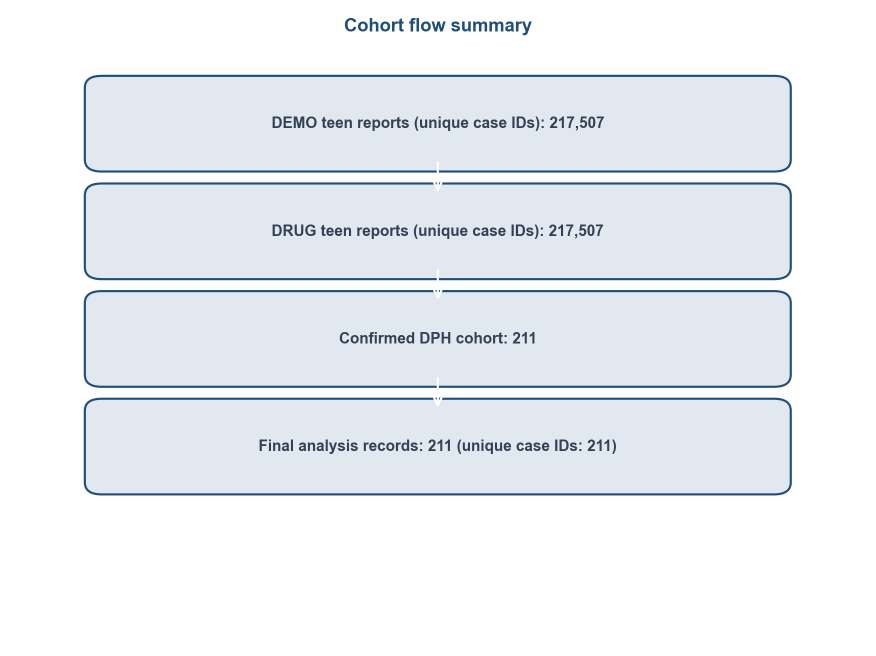
#> input picture 07_poster/poster_figures/final/cohort_flow.png, 1751 x 1311 px (shown at 1/2 size)
$ python build_poster_figures.py
#> lines starting #> are read from the running program, lines starting #| are printed output that depends on the picture; after the words box and inside, x2 and y2 are one past the last pixel; in counts of white or black regions, pixels touching at a corner belong together
"""Build a poster-ready figure pack.

Outputs:
- Curated high-value analytical figures copied from 06_analysis/figures
- Conceptual diagram 1: pharmacology mechanism schematic
- Conceptual diagram 2: clinical triage workflow
- Conceptual diagram 3: visual abstract of cohort filtering
- Manifest files that separate poster figures from appendix diagnostics
"""

from __future__ import annotations

from pathlib import Path
import csv
import shutil

import matplotlib.pyplot as plt
from matplotlib.patches import Circle, FancyArrowPatch, FancyBboxPatch, Rectangle, Polygon
from matplotlib.gridspec import GridSpec
import numpy as np


ROOT = Path(__file__).resolve().parents[1]
FIG_DIR = ROOT / "06_analysis" / "figures"
POSTER_DIR = ROOT / "07_poster" / "poster_figures"
APPENDIX_DIR = POSTER_DIR / "diagnostics"
FINAL_DIR = POSTER_DIR / "final"
DOCS_DIR = POSTER_DIR / "docs"

COLORS = {
    "blue": "#1f4e79",
    "teal": "#1f7a8c",
    "orange": "#f59e0b",
    "red": "#b91c1c",
    "slate": "#334155",
    "bg": "#f8fafc",
    "mint": "#a8e6c8",
    "sky": "#c7d7ea",
    "sand": "#f3dd86",
    "gray": "#6b7280",
}


KEEP_FIGURES = [
    "cohort_flow.png",
    "acb_vs_severity.png",
    "roc_dual.png",
    "calibration_curve_cv.png",
    "sex_stratified_acb_violin.png",
    "drug_cooccurrence_network.png",
    "shap_beeswarm.png",
    "cardiac_risk_roc.png",
    "logistic_odds_ratios.png",
    "acb_by_age_group.png",
]

APPENDIX_FIGURES = [
    "age_histogram.png",
    "age_qq_plot.png",
    "acb_with_dph_histogram.png",
    "acb_with_dph_qq_plot.png",
    "acb_codrugs_only_histogram.png",
    "acb_codrugs_only_qq_plot.png",
    "codrug_count_histogram.png",
    "codrug_count_qq_plot.png",
    "severity_histogram.png",
    "severity_qq_plot.png",
    "overview_dashboard.png",
]


def setup_dirs() -> None:
    POSTER_DIR.mkdir(parents=True, exist_ok=True)
    APPENDIX_DIR.mkdir(parents=True, exist_ok=True)
    FINAL_DIR.mkdir(parents=True, exist_ok=True)
    DOCS_DIR.mkdir(parents=True, exist_ok=True)


def clean_legacy_root_files() -> None:
    """Remove previously generated root-level files so folder root stays tidy."""
    legacy_files = [
        *KEEP_FIGURES,
        "mechanism_schematic.png",
        "clinical_triage_workflow.png",
        "visual_abstract.png",
        "drug_cooccurrence_network_poster.png",
        "shap_beeswarm_poster.png",
        "cardiac_risk_roc_poster.png",
        "logistic_odds_ratios_poster.png",
        "poster_layout_blueprint.png",
        "poster_figure_manifest.csv",
        "poster_keep_list.txt",
        "layout_blueprint.png",
        "figure_manifest.csv",
        "selected_files.txt",
    ]
    for name in legacy_files:
        p = POSTER_DIR / name
        if p.exists() and p.is_file():
            p.unlink()

    # Remove legacy docs filenames from prior naming conventions.
    legacy_doc_files = [
        "poster_figure_manifest.csv",
        "poster_keep_list.txt",
        "poster_layout_blueprint.png",
    ]
    for name in legacy_doc_files:
        p = DOCS_DIR / name
        if p.exists() and p.is_file():
            p.unlink()


def copy_curated_figures() -> list[tuple[str, str, str, str]]:
    rows: list[tuple[str, str, str, str]] = []

    for name in KEEP_FIGURES:
        src = FIG_DIR / name
        dst = FINAL_DIR / name
        if src.exists():
            shutil.copy2(src, dst)
            rows.append((f"final/{name}", "analysis_core", str(src.relative_to(ROOT)), "Poster all-star (unannotated)"))

    for name in APPENDIX_FIGURES:
        src = FIG_DIR / name
        dst = APPENDIX_DIR / name
        if src.exists():
            shutil.copy2(src, dst)
            rows.append((f"diagnostics/{name}", "appendix_only", str(src.relative_to(ROOT)), "Diagnostic/manuscript appendix"))

    return rows


def polish_final_figure(path: Path) -> None:
    """Re-export each final image with consistent white margins and poster-friendly scale."""
    if not path.exists():
        return

    img = plt.imread(path)
    if img.ndim < 2:
        return

    # Trim existing large whitespace so we can reapply a balanced margin.
    img = trim_background(img, tolerance=0.015, pad=6)

    h, w = img.shape[:2]
    if h <= 0 or w <= 0:
        return

    aspect = w / h
    max_w, max_h = 12.0, 7.5
    plot_w = max_w
    plot_h = plot_w / aspect
    if plot_h > max_h:
        plot_h = max_h
        plot_w = plot_h * aspect

    fig = plt.figure(figsize=(plot_w + 0.9, plot_h + 0.9), facecolor="white")
    # Keep a balanced margin so figures are neither cramped nor floating.
    ax = fig.add_axes([0.06, 0.06, 0.88, 0.88])
    ax.imshow(img)
    ax.axis("off")
    fig.savefig(path, dpi=320, bbox_inches="tight", pad_inches=0.12, facecolor="white")
    plt.close(fig)


def trim_background(img: np.ndarray, tolerance: float = 0.03, pad: int = 10) -> np.ndarray:
    """Trim large blank margins using the top-left pixel as background reference."""
    if img.ndim < 2:
        return img
    rgb = img[:, :, :3] if img.ndim == 3 else img
    bg = rgb[0, 0]
    diff = np.max(np.abs(rgb - bg), axis=2)
    mask = diff > tolerance
    if not np.any(mask):
        return img

    ys, xs = np.where(mask)
    y0, y1 = max(0, ys.min() - pad), min(img.shape[0], ys.max() + pad + 1)
    x0, x1 = max(0, xs.min() - pad), min(img.shape[1], xs.max() + pad + 1)
    return img[y0:y1, x0:x1]


# [177 lines left out: functions draw_mechanism_schematic, draw_triage_workflow, draw_visual_abstract, write_manifest, build_layout_blueprint, not called in this run]


def main() -> None:
    # Stage 1: ensure target directories exist and clear legacy clutter.
    setup_dirs()
    clean_legacy_root_files()
    # Remove old folder names from prior conventions.
    for old_dir_name in ["with_title", "without_title", "conceptual", "appendix_diagnostics", "annotated", "base", "concepts"]:
        old_dir = POSTER_DIR / old_dir_name
        if old_dir.exists() and old_dir.is_dir():
            shutil.rmtree(old_dir)

    # Stage 2: copy finalized figure assets from analysis outputs.
    rows = copy_curated_figures()

    # Stage 2b: normalize figure canvas scale and margins for poster placement.
    for name in KEEP_FIGURES:
        polish_final_figure(FINAL_DIR / name)
#> in polish_final_figure, img is the input picture: shape (1311, 1751, 4) float32; mean R, G, B, A 0.915, 0.932, 0.965, 1
#> in trim_background, `bg = rgb[0, 0]`: bg = [1, 1, 1]
#> in trim_background, `diff = np.max(np.abs(rgb - bg), axis=2)`:
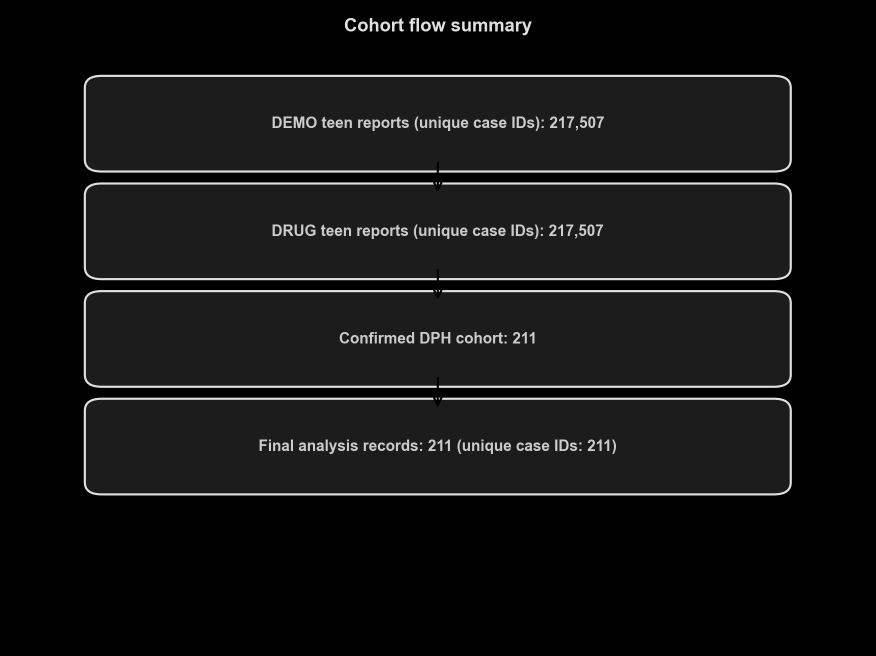
#> diff: shape (1311, 1751) float32 (shown at 1/2 size); min 0, max 0.878, mean 0.0805
#> in trim_background, `mask = diff > tolerance`:
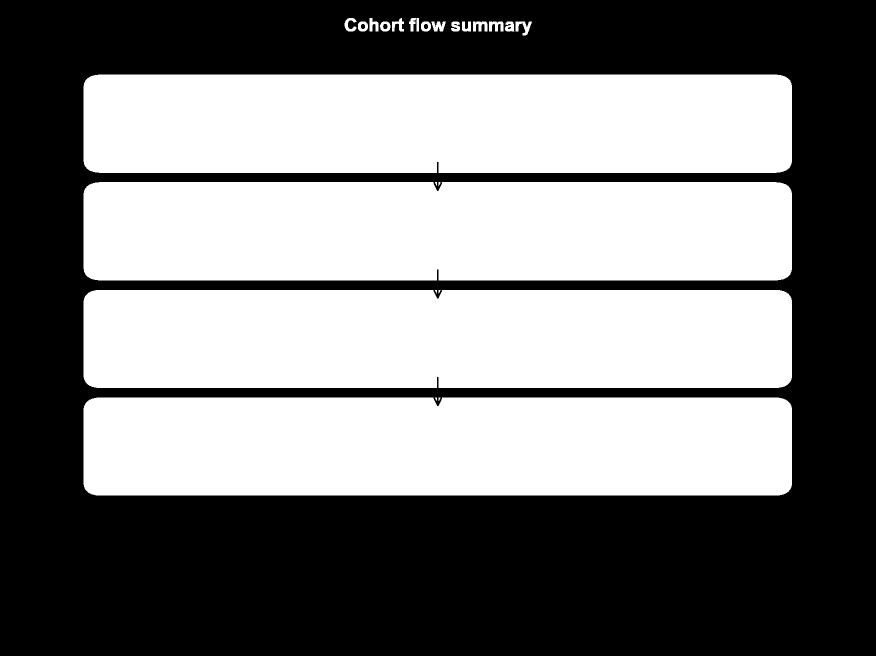
#> mask: shape (1311, 1751) bool (shown at 1/2 size); 48.6% white; 25 white regions (4 under 20 px), largest, box (x1, y1, x2, y2) and area: (167, 149, 1584, 346) 278405, (167, 364, 1584, 561) 278213, (167, 795, 1584, 991) 276937
#> in trim_background, `y0, y1 = max(0, ys.min() - pad), min(img.shape[0], ys.max() + pad + 1)`: y0 = 30; y1 = 997
#> in trim_background, `x0, x1 = max(0, xs.min() - pad), min(img.shape[1], xs.max() + pad + 1)`: x0 = 161; x1 = 1590
#> in trim_background, `return img[y0:y1, x0:x1]`:
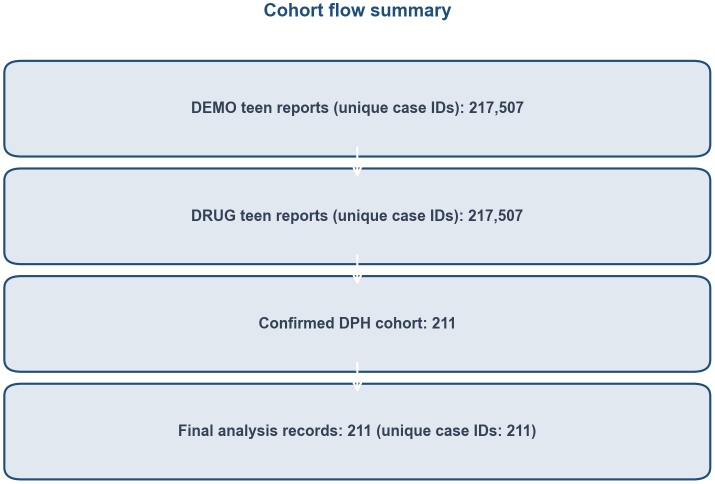
#> returned value: shape (967, 1429, 4) float32 (shown at 1/2 size); mean of channels 0, 1, 2, 3 0.859, 0.896, 0.932, 1; drawn as R, G, B
#> pass 2 of the loop in main, `for name in KEEP_FIGURES:`:
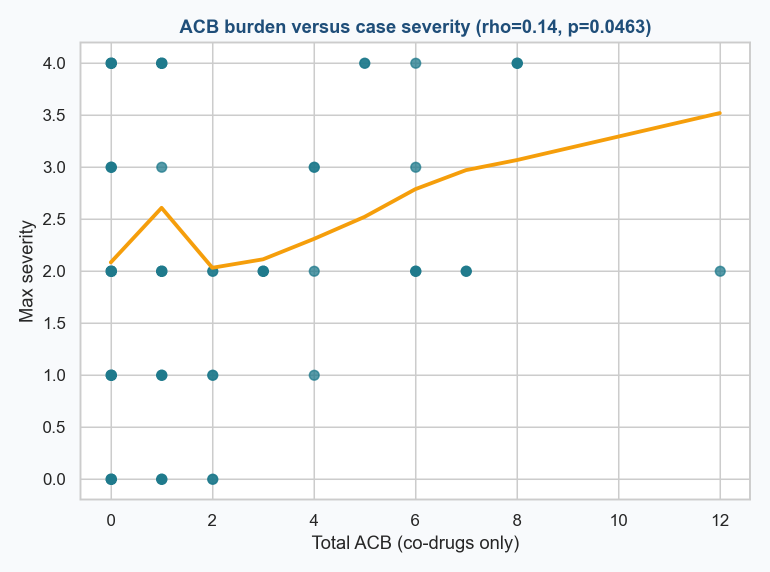
#> input picture 07_poster/poster_figures/final/acb_vs_severity.png, 1540 x 1144 px (shown at 1/2 size)
#> in polish_final_figure, img is the input picture: shape (1144, 1540, 4) float32; mean R, G, B, A 0.975, 0.977, 0.976, 1
#> rgb: shape (1144, 1540, 3) float32
#> bg = [0.973, 0.98, 0.988]
#> diff: shape (1144, 1540) float32
#> in trim_background (call 2), `mask = diff > tolerance`:
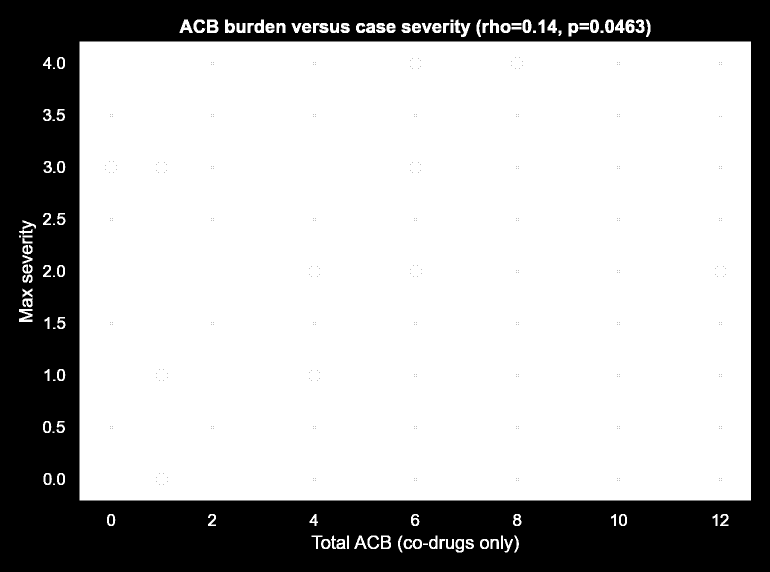
#> mask: shape (1144, 1540) bool (shown at 1/2 size); 71.3% white; 320 black regions (282 under 20 px), largest, box (x1, y1, x2, y2) and area: (0, 0, 1540, 1144) 502556, (118, 117, 126, 135) 128, (118, 325, 126, 343) 128
#> y0 = 33; y1 = 1111
#> x0 = 32; x1 = 1508
#> in trim_background (call 2), `return img[y0:y1, x0:x1]`:
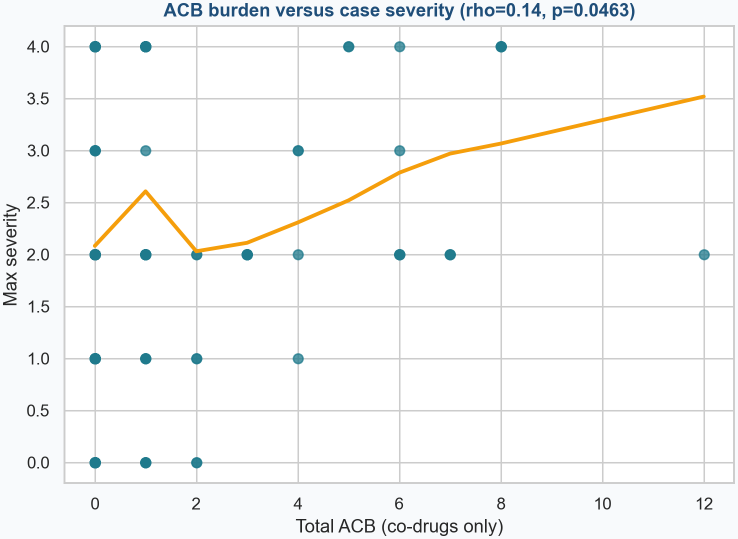
#> returned value: shape (1078, 1476, 4) float32 (shown at 1/2 size); mean of channels 0, 1, 2, 3 0.974, 0.975, 0.974, 1; drawn as R, G, B
#> pass 3 of the loop in main, `for name in KEEP_FIGURES:`:
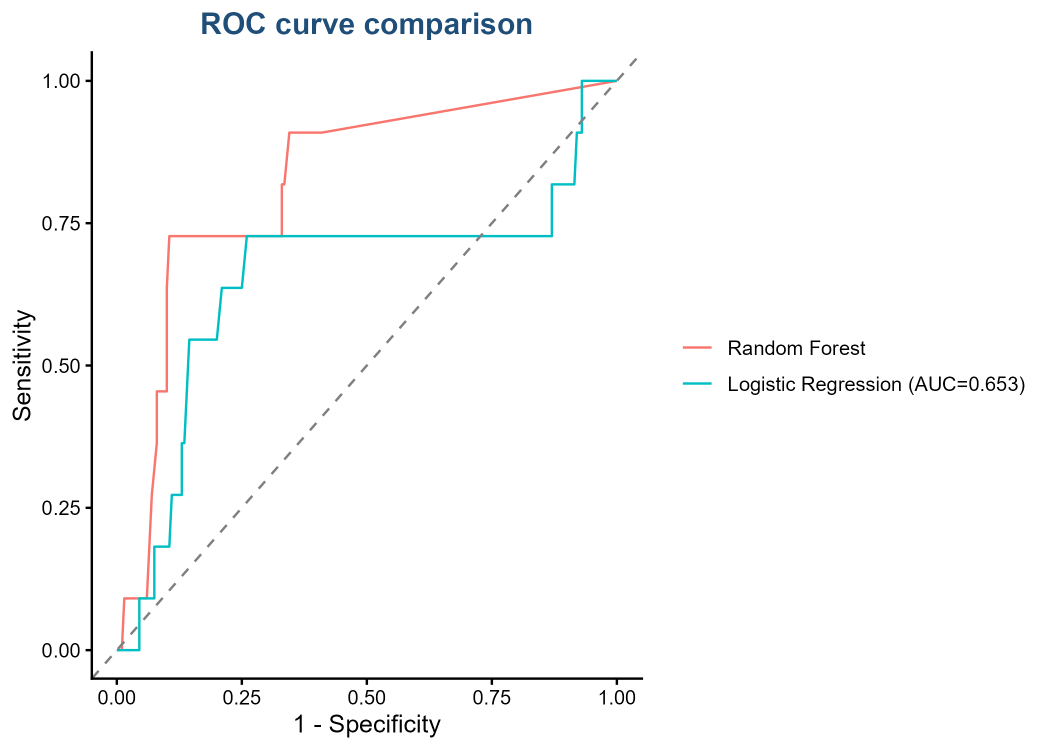
#> input picture 07_poster/poster_figures/final/roc_dual.png, 2100 x 1500 px (shown at 1/2 size)
#> in polish_final_figure, img is the input picture: shape (1500, 2100, 3) float32; mean R, G, B 0.983, 0.985, 0.985
#> bg = [1, 1, 1]
#> diff: shape (1500, 2100) float32
#> in trim_background (call 3), `mask = diff > tolerance`:
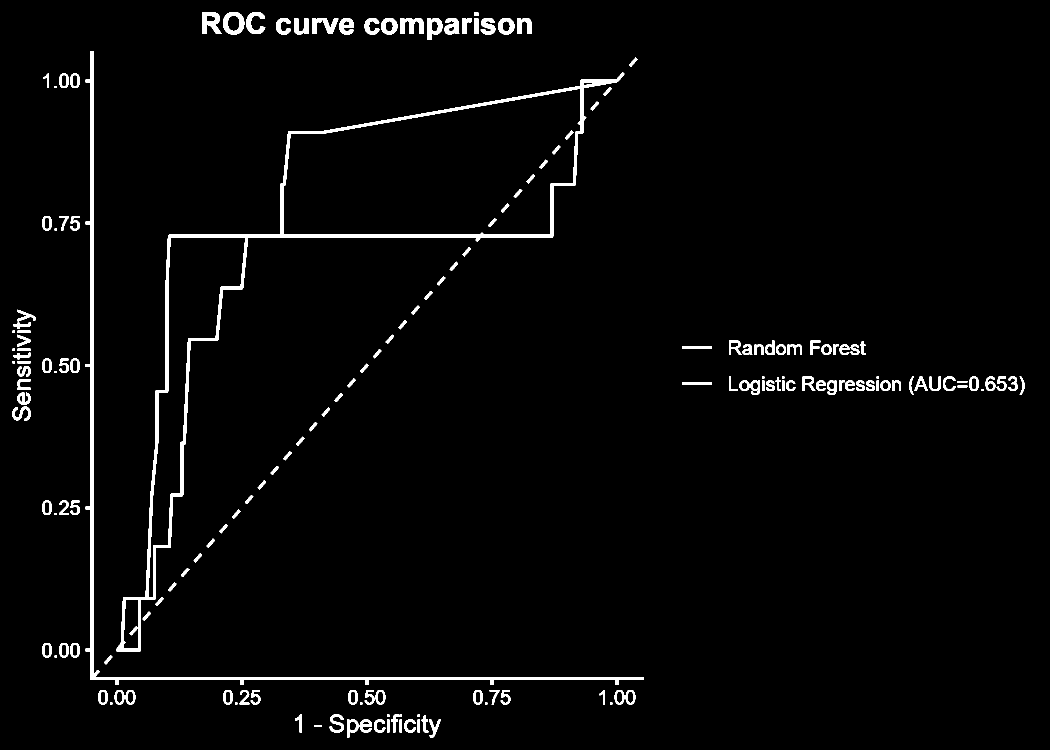
#> mask: shape (1500, 2100) bool (shown at 1/2 size); 2.5% white; 174 white regions, largest, box (x1, y1, x2, y2) and area: (233, 144, 1249, 1303) 23895, (171, 102, 1287, 1370) 14839, (404, 25, 443, 68) 1046
#> y0 = 18; y1 = 1481
#> x0 = 19; x1 = 2055
#> in trim_background (call 3), `return img[y0:y1, x0:x1]`:
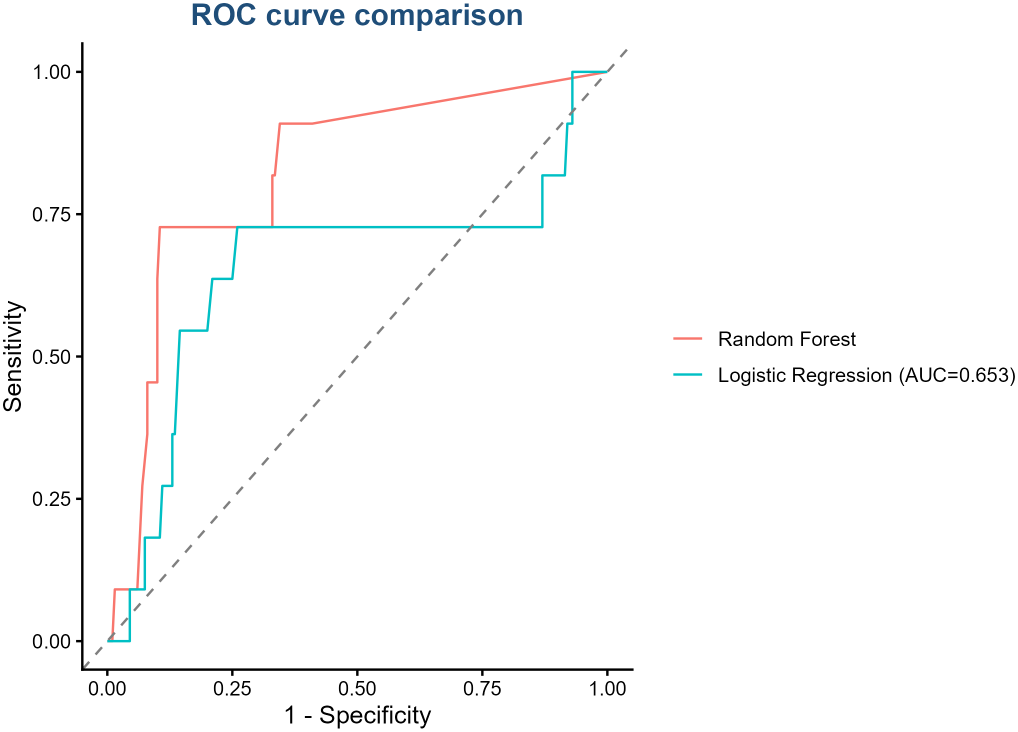
#> returned value: shape (1463, 2036, 3) float32 (shown at 1/2 size); mean of channels 0, 1, 2 0.983, 0.984, 0.985; drawn as R, G, B
#> the loop made 6 passes; the first 3 are shown
    for name in APPENDIX_FIGURES:
        polish_final_figure(APPENDIX_DIR / name)

    blueprint = DOCS_DIR / "layout_blueprint.png"

    # Stage 3: generate supporting documentation artifacts.
    build_layout_blueprint(blueprint)
    rows.append(("docs/layout_blueprint.png", "layout_guide", "generated", "3-column arrangement guide for final poster assembly"))
    write_manifest(rows)

    print(f"Poster figure pack ready: {POSTER_DIR}")


if __name__ == "__main__":
#> (the run stopped early here; a loop or call above may not have finished)
